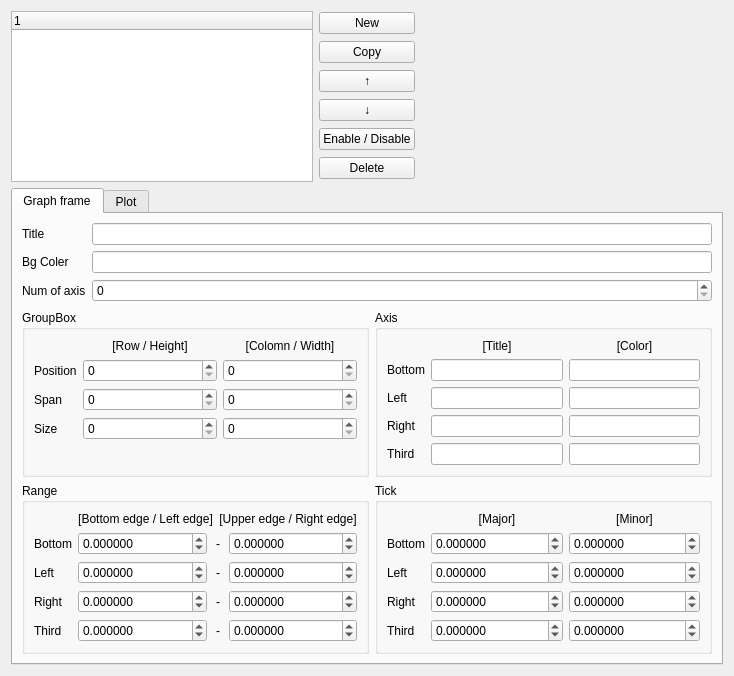
<?xml version="1.0" encoding="UTF-8"?>
<ui version="4.0">
 <class>Form</class>
 <widget class="QWidget" name="Form">
  <property name="geometry">
   <rect>
    <x>0</x>
    <y>0</y>
    <width>734</width>
    <height>676</height>
   </rect>
  </property>
  <property name="windowTitle">
   <string>Form</string>
  </property>
  <layout class="QVBoxLayout" name="verticalLayout">
   <item>
    <layout class="QHBoxLayout" name="upperLayout">
     <item>
      <widget class="QTreeWidget" name="graphTreeWidget">
       <property name="sizePolicy">
        <sizepolicy hsizetype="Expanding" vsizetype="Expanding">
         <horstretch>0</horstretch>
         <verstretch>0</verstretch>
        </sizepolicy>
       </property>
       <column>
        <property name="text">
         <string notr="true">1</string>
        </property>
       </column>
      </widget>
     </item>
     <item>
      <layout class="QVBoxLayout" name="graphTreeButtonLayout">
       <item>
        <widget class="QPushButton" name="graphNewButton">
         <property name="text">
          <string>New</string>
         </property>
        </widget>
       </item>
       <item>
        <widget class="QPushButton" name="graphCopyButton">
         <property name="text">
          <string>Copy</string>
         </property>
        </widget>
       </item>
       <item>
        <widget class="QPushButton" name="graphUpButton">
         <property name="text">
          <string>↑</string>
         </property>
        </widget>
       </item>
       <item>
        <widget class="QPushButton" name="graphDownButton">
         <property name="text">
          <string>↓</string>
         </property>
        </widget>
       </item>
       <item>
        <widget class="QPushButton" name="graphEnableButton">
         <property name="text">
          <string>Enable / Disable</string>
         </property>
        </widget>
       </item>
       <item>
        <widget class="QPushButton" name="graphDeleteButton">
         <property name="text">
          <string>Delete</string>
         </property>
        </widget>
       </item>
      </layout>
     </item>
     <item>
      <widget class="QStackedWidget" name="stackedWidget">
       <property name="sizePolicy">
        <sizepolicy hsizetype="Preferred" vsizetype="Preferred">
         <horstretch>0</horstretch>
         <verstretch>0</verstretch>
        </sizepolicy>
       </property>
       <property name="currentIndex">
        <number>1</number>
       </property>
       <widget class="QWidget" name="page1"/>
       <widget class="QWidget" name="page2"/>
      </widget>
     </item>
    </layout>
   </item>
   <item>
    <widget class="QTabWidget" name="tabWidget">
     <property name="currentIndex">
      <number>0</number>
     </property>
     <widget class="QWidget" name="tab">
      <attribute name="title">
       <string>Graph frame</string>
      </attribute>
      <layout class="QVBoxLayout" name="verticalLayout_3">
       <item>
        <layout class="QFormLayout" name="formLayout">
         <item row="0" column="0">
          <widget class="QLabel" name="label_6">
           <property name="text">
            <string>Title</string>
           </property>
          </widget>
         </item>
         <item row="0" column="1">
          <widget class="QLineEdit" name="titleEdit"/>
         </item>
         <item row="1" column="0">
          <widget class="QLabel" name="label_18">
           <property name="text">
            <string>Bg Coler</string>
           </property>
          </widget>
         </item>
         <item row="1" column="1">
          <widget class="QLineEdit" name="bgColorEdit"/>
         </item>
         <item row="2" column="0">
          <widget class="QLabel" name="label">
           <property name="text">
            <string>Num of axis</string>
           </property>
          </widget>
         </item>
         <item row="2" column="1">
          <widget class="QSpinBox" name="axisNumSpinBox"/>
         </item>
        </layout>
       </item>
       <item>
        <layout class="QGridLayout" name="gridLayout_2">
         <item row="0" column="1">
          <widget class="QGroupBox" name="groupBox_2">
           <property name="title">
            <string>Axis</string>
           </property>
           <layout class="QVBoxLayout" name="verticalLayout_8">
            <item>
             <layout class="QFormLayout" name="axisTitleSettingLayout">
              <property name="fieldGrowthPolicy">
               <enum>QFormLayout::AllNonFixedFieldsGrow</enum>
              </property>
              <item row="0" column="1">
               <layout class="QHBoxLayout" name="axisLayout">
                <item>
                 <widget class="QLabel" name="axisTitleEdit">
                  <property name="text">
                   <string>[Title]</string>
                  </property>
                  <property name="alignment">
                   <set>Qt::AlignCenter</set>
                  </property>
                 </widget>
                </item>
                <item>
                 <widget class="QLabel" name="axisTitleColorEdit">
                  <property name="text">
                   <string>[Color]</string>
                  </property>
                  <property name="alignment">
                   <set>Qt::AlignCenter</set>
                  </property>
                 </widget>
                </item>
               </layout>
              </item>
              <item row="1" column="0">
               <widget class="QLabel" name="xAxisLabel">
                <property name="text">
                 <string>Bottom</string>
                </property>
               </widget>
              </item>
              <item row="1" column="1">
               <layout class="QHBoxLayout" name="xAxisLayout">
                <item>
                 <widget class="QLineEdit" name="xAxisTitleEdit">
                  <property name="sizePolicy">
                   <sizepolicy hsizetype="Minimum" vsizetype="Fixed">
                    <horstretch>0</horstretch>
                    <verstretch>0</verstretch>
                   </sizepolicy>
                  </property>
                 </widget>
                </item>
                <item>
                 <widget class="QLineEdit" name="xAxisTitleColorEdit">
                  <property name="sizePolicy">
                   <sizepolicy hsizetype="Minimum" vsizetype="Fixed">
                    <horstretch>0</horstretch>
                    <verstretch>0</verstretch>
                   </sizepolicy>
                  </property>
                 </widget>
                </item>
               </layout>
              </item>
              <item row="2" column="0">
               <widget class="QLabel" name="y1AxisLabel">
                <property name="text">
                 <string>Left</string>
                </property>
               </widget>
              </item>
              <item row="2" column="1">
               <layout class="QHBoxLayout" name="y1AxisLayout">
                <item>
                 <widget class="QLineEdit" name="y1AxisTitleEdit">
                  <property name="sizePolicy">
                   <sizepolicy hsizetype="Minimum" vsizetype="Fixed">
                    <horstretch>0</horstretch>
                    <verstretch>0</verstretch>
                   </sizepolicy>
                  </property>
                 </widget>
                </item>
                <item>
                 <widget class="QLineEdit" name="y1AxisTitleColorEdit">
                  <property name="sizePolicy">
                   <sizepolicy hsizetype="Minimum" vsizetype="Fixed">
                    <horstretch>0</horstretch>
                    <verstretch>0</verstretch>
                   </sizepolicy>
                  </property>
                 </widget>
                </item>
               </layout>
              </item>
              <item row="3" column="0">
               <widget class="QLabel" name="y2AxisLabel">
                <property name="text">
                 <string>Right</string>
                </property>
               </widget>
              </item>
              <item row="3" column="1">
               <layout class="QHBoxLayout" name="y2AxisLayout">
                <item>
                 <widget class="QLineEdit" name="y2AxisTitleEdit">
                  <property name="sizePolicy">
                   <sizepolicy hsizetype="Minimum" vsizetype="Fixed">
                    <horstretch>0</horstretch>
                    <verstretch>0</verstretch>
                   </sizepolicy>
                  </property>
                 </widget>
                </item>
                <item>
                 <widget class="QLineEdit" name="y2AxisTitleColorEdit">
                  <property name="sizePolicy">
                   <sizepolicy hsizetype="Minimum" vsizetype="Fixed">
                    <horstretch>0</horstretch>
                    <verstretch>0</verstretch>
                   </sizepolicy>
                  </property>
                 </widget>
                </item>
               </layout>
              </item>
              <item row="4" column="0">
               <widget class="QLabel" name="y3AxisLabel">
                <property name="text">
                 <string>Third</string>
                </property>
               </widget>
              </item>
              <item row="4" column="1">
               <layout class="QHBoxLayout" name="y3AxisLayout">
                <item>
                 <widget class="QLineEdit" name="y3AxisTitleEdit">
                  <property name="sizePolicy">
                   <sizepolicy hsizetype="Minimum" vsizetype="Fixed">
                    <horstretch>0</horstretch>
                    <verstretch>0</verstretch>
                   </sizepolicy>
                  </property>
                 </widget>
                </item>
                <item>
                 <widget class="QLineEdit" name="y3AxisTitleColorEdit">
                  <property name="sizePolicy">
                   <sizepolicy hsizetype="Minimum" vsizetype="Fixed">
                    <horstretch>0</horstretch>
                    <verstretch>0</verstretch>
                   </sizepolicy>
                  </property>
                 </widget>
                </item>
               </layout>
              </item>
             </layout>
            </item>
           </layout>
          </widget>
         </item>
         <item row="0" column="0">
          <widget class="QGroupBox" name="groupBox">
           <property name="title">
            <string>GroupBox</string>
           </property>
           <layout class="QVBoxLayout" name="verticalLayout_7">
            <item>
             <layout class="QFormLayout" name="formLayout_2">
              <item row="3" column="0">
               <widget class="QLabel" name="label_2">
                <property name="text">
                 <string>Position</string>
                </property>
               </widget>
              </item>
              <item row="4" column="0">
               <widget class="QLabel" name="label_3">
                <property name="text">
                 <string>Span</string>
                </property>
               </widget>
              </item>
              <item row="5" column="0">
               <widget class="QLabel" name="label_4">
                <property name="text">
                 <string>Size</string>
                </property>
               </widget>
              </item>
              <item row="3" column="1">
               <layout class="QHBoxLayout" name="positionLayout">
                <item>
                 <widget class="QSpinBox" name="positionSpinBox1"/>
                </item>
                <item>
                 <widget class="QSpinBox" name="positionSpinBox2"/>
                </item>
               </layout>
              </item>
              <item row="4" column="1">
               <layout class="QHBoxLayout" name="spanLayout">
                <item>
                 <widget class="QSpinBox" name="spanSpinBox1"/>
                </item>
                <item>
                 <widget class="QSpinBox" name="spanSpinBox2"/>
                </item>
               </layout>
              </item>
              <item row="5" column="1">
               <layout class="QHBoxLayout" name="sizeLayout">
                <item>
                 <widget class="QSpinBox" name="sizeSpinBox1"/>
                </item>
                <item>
                 <widget class="QSpinBox" name="sizeSpinBox2"/>
                </item>
               </layout>
              </item>
              <item row="1" column="1">
               <layout class="QHBoxLayout" name="horizontalLayout_6">
                <item>
                 <widget class="QLabel" name="label_20">
                  <property name="text">
                   <string>[Row / Height]</string>
                  </property>
                  <property name="alignment">
                   <set>Qt::AlignCenter</set>
                  </property>
                 </widget>
                </item>
                <item>
                 <widget class="QLabel" name="label_19">
                  <property name="text">
                   <string>[Colomn / Width]</string>
                  </property>
                  <property name="alignment">
                   <set>Qt::AlignCenter</set>
                  </property>
                 </widget>
                </item>
               </layout>
              </item>
             </layout>
            </item>
           </layout>
          </widget>
         </item>
         <item row="1" column="1">
          <widget class="QGroupBox" name="groupBox_3">
           <property name="title">
            <string>Tick</string>
           </property>
           <layout class="QVBoxLayout" name="verticalLayout_9">
            <item>
             <layout class="QFormLayout" name="formLayout_3">
              <property name="fieldGrowthPolicy">
               <enum>QFormLayout::AllNonFixedFieldsGrow</enum>
              </property>
              <item row="0" column="1">
               <layout class="QHBoxLayout" name="horizontalLayout_3">
                <item>
                 <widget class="QLabel" name="label_11">
                  <property name="text">
                   <string>[Major]</string>
                  </property>
                  <property name="alignment">
                   <set>Qt::AlignCenter</set>
                  </property>
                 </widget>
                </item>
                <item>
                 <widget class="QLabel" name="label_12">
                  <property name="text">
                   <string>[Minor]</string>
                  </property>
                  <property name="alignment">
                   <set>Qt::AlignCenter</set>
                  </property>
                 </widget>
                </item>
               </layout>
              </item>
              <item row="1" column="0">
               <widget class="QLabel" name="label_13">
                <property name="text">
                 <string>Bottom</string>
                </property>
               </widget>
              </item>
              <item row="1" column="1">
               <layout class="QHBoxLayout" name="xTickLayout">
                <item>
                 <widget class="QDoubleSpinBox" name="xMajorTickSpinBox">
                  <property name="decimals">
                   <number>6</number>
                  </property>
                  <property name="minimum">
                   <double>-1000000000000.000000000000000</double>
                  </property>
                  <property name="maximum">
                   <double>1000000000000.000000000000000</double>
                  </property>
                 </widget>
                </item>
                <item>
                 <widget class="QDoubleSpinBox" name="xMinorTickSpinBox">
                  <property name="decimals">
                   <number>6</number>
                  </property>
                  <property name="minimum">
                   <double>-1000000000000.000000000000000</double>
                  </property>
                  <property name="maximum">
                   <double>1000000000000.000000000000000</double>
                  </property>
                 </widget>
                </item>
               </layout>
              </item>
              <item row="2" column="0">
               <widget class="QLabel" name="label_14">
                <property name="text">
                 <string>Left</string>
                </property>
               </widget>
              </item>
              <item row="2" column="1">
               <layout class="QHBoxLayout" name="y1TickLayout">
                <item>
                 <widget class="QDoubleSpinBox" name="y1MajorTickSpinBox">
                  <property name="decimals">
                   <number>6</number>
                  </property>
                  <property name="minimum">
                   <double>-1000000000000.000000000000000</double>
                  </property>
                  <property name="maximum">
                   <double>1000000000000.000000000000000</double>
                  </property>
                 </widget>
                </item>
                <item>
                 <widget class="QDoubleSpinBox" name="y1MinorTickSpinBox">
                  <property name="decimals">
                   <number>6</number>
                  </property>
                  <property name="minimum">
                   <double>-1000000000000.000000000000000</double>
                  </property>
                  <property name="maximum">
                   <double>1000000000000.000000000000000</double>
                  </property>
                 </widget>
                </item>
               </layout>
              </item>
              <item row="3" column="0">
               <widget class="QLabel" name="label_15">
                <property name="text">
                 <string>Right</string>
                </property>
               </widget>
              </item>
              <item row="3" column="1">
               <layout class="QHBoxLayout" name="y2TickLayout">
                <item>
                 <widget class="QDoubleSpinBox" name="y2MajorTickSpinBox">
                  <property name="decimals">
                   <number>6</number>
                  </property>
                  <property name="minimum">
                   <double>-1000000000000.000000000000000</double>
                  </property>
                  <property name="maximum">
                   <double>1000000000000.000000000000000</double>
                  </property>
                 </widget>
                </item>
                <item>
                 <widget class="QDoubleSpinBox" name="y2MinorTickSpinBox">
                  <property name="decimals">
                   <number>6</number>
                  </property>
                  <property name="minimum">
                   <double>-1000000000000.000000000000000</double>
                  </property>
                  <property name="maximum">
                   <double>1000000000000.000000000000000</double>
                  </property>
                 </widget>
                </item>
               </layout>
              </item>
              <item row="4" column="0">
               <widget class="QLabel" name="label_16">
                <property name="text">
                 <string>Third</string>
                </property>
               </widget>
              </item>
              <item row="4" column="1">
               <layout class="QHBoxLayout" name="y3TickLayout">
                <item>
                 <widget class="QDoubleSpinBox" name="y3MajorTickSpinBox">
                  <property name="decimals">
                   <number>6</number>
                  </property>
                  <property name="minimum">
                   <double>-1000000000000.000000000000000</double>
                  </property>
                  <property name="maximum">
                   <double>1000000000000.000000000000000</double>
                  </property>
                 </widget>
                </item>
                <item>
                 <widget class="QDoubleSpinBox" name="y3MinorTickSpinBox">
                  <property name="decimals">
                   <number>6</number>
                  </property>
                  <property name="minimum">
                   <double>-1000000000000.000000000000000</double>
                  </property>
                  <property name="maximum">
                   <double>1000000000000.000000000000000</double>
                  </property>
                 </widget>
                </item>
               </layout>
              </item>
             </layout>
            </item>
           </layout>
          </widget>
         </item>
         <item row="1" column="0">
          <widget class="QGroupBox" name="groupBox_4">
           <property name="title">
            <string>Range</string>
           </property>
           <layout class="QVBoxLayout" name="verticalLayout_10">
            <item>
             <layout class="QFormLayout" name="rangeSettingLayout">
              <property name="fieldGrowthPolicy">
               <enum>QFormLayout::AllNonFixedFieldsGrow</enum>
              </property>
              <item row="1" column="1">
               <layout class="QHBoxLayout" name="horizontalLayout_2">
                <item>
                 <widget class="QLabel" name="label_9">
                  <property name="text">
                   <string>[Bottom edge / Left edge]</string>
                  </property>
                  <property name="alignment">
                   <set>Qt::AlignCenter</set>
                  </property>
                 </widget>
                </item>
                <item>
                 <widget class="QLabel" name="label_8">
                  <property name="text">
                   <string>[Upper edge / Right edge]</string>
                  </property>
                  <property name="alignment">
                   <set>Qt::AlignCenter</set>
                  </property>
                 </widget>
                </item>
               </layout>
              </item>
              <item row="2" column="0">
               <widget class="QLabel" name="xRangeLabel">
                <property name="text">
                 <string>Bottom</string>
                </property>
               </widget>
              </item>
              <item row="2" column="1">
               <layout class="QHBoxLayout" name="xRangeLayout">
                <item>
                 <widget class="QDoubleSpinBox" name="xMinRangeSpinBox">
                  <property name="accelerated">
                   <bool>false</bool>
                  </property>
                  <property name="showGroupSeparator" stdset="0">
                   <bool>false</bool>
                  </property>
                  <property name="decimals">
                   <number>6</number>
                  </property>
                  <property name="minimum">
                   <double>-1000000000000.000000000000000</double>
                  </property>
                  <property name="maximum">
                   <double>1000000000000.000000000000000</double>
                  </property>
                 </widget>
                </item>
                <item>
                 <widget class="QLabel" name="xRangeLabel_2">
                  <property name="minimumSize">
                   <size>
                    <width>0</width>
                    <height>0</height>
                   </size>
                  </property>
                  <property name="maximumSize">
                   <size>
                    <width>10</width>
                    <height>16777215</height>
                   </size>
                  </property>
                  <property name="text">
                   <string>-</string>
                  </property>
                  <property name="alignment">
                   <set>Qt::AlignCenter</set>
                  </property>
                 </widget>
                </item>
                <item>
                 <widget class="QDoubleSpinBox" name="xMaxRangeSpinBox">
                  <property name="decimals">
                   <number>6</number>
                  </property>
                  <property name="minimum">
                   <double>-1000000000000.000000000000000</double>
                  </property>
                  <property name="maximum">
                   <double>1000000000000.000000000000000</double>
                  </property>
                 </widget>
                </item>
               </layout>
              </item>
              <item row="3" column="0">
               <widget class="QLabel" name="y1RangeLabel">
                <property name="text">
                 <string>Left</string>
                </property>
               </widget>
              </item>
              <item row="3" column="1">
               <layout class="QHBoxLayout" name="y1RangeLayout">
                <item>
                 <widget class="QDoubleSpinBox" name="y1MinRangeSpinBox">
                  <property name="decimals">
                   <number>6</number>
                  </property>
                  <property name="minimum">
                   <double>-1000000000000.000000000000000</double>
                  </property>
                  <property name="maximum">
                   <double>1000000000000.000000000000000</double>
                  </property>
                 </widget>
                </item>
                <item>
                 <widget class="QLabel" name="y1RangeLabel_2">
                  <property name="maximumSize">
                   <size>
                    <width>10</width>
                    <height>16777215</height>
                   </size>
                  </property>
                  <property name="text">
                   <string>-</string>
                  </property>
                  <property name="alignment">
                   <set>Qt::AlignCenter</set>
                  </property>
                 </widget>
                </item>
                <item>
                 <widget class="QDoubleSpinBox" name="y1MaxRangeSpinBox">
                  <property name="decimals">
                   <number>6</number>
                  </property>
                  <property name="minimum">
                   <double>-1000000000000.000000000000000</double>
                  </property>
                  <property name="maximum">
                   <double>1000000000000.000000000000000</double>
                  </property>
                 </widget>
                </item>
               </layout>
              </item>
              <item row="4" column="0">
               <widget class="QLabel" name="y2RangeLabel">
                <property name="text">
                 <string>Right</string>
                </property>
               </widget>
              </item>
              <item row="4" column="1">
               <layout class="QHBoxLayout" name="y2RangeLayout">
                <item>
                 <widget class="QDoubleSpinBox" name="y2MinRangeSpinBox">
                  <property name="decimals">
                   <number>6</number>
                  </property>
                  <property name="minimum">
                   <double>-1000000000000.000000000000000</double>
                  </property>
                  <property name="maximum">
                   <double>1000000000000.000000000000000</double>
                  </property>
                 </widget>
                </item>
                <item>
                 <widget class="QLabel" name="y2RangeLabel_2">
                  <property name="maximumSize">
                   <size>
                    <width>10</width>
                    <height>16777215</height>
                   </size>
                  </property>
                  <property name="text">
                   <string>-</string>
                  </property>
                  <property name="alignment">
                   <set>Qt::AlignCenter</set>
                  </property>
                 </widget>
                </item>
                <item>
                 <widget class="QDoubleSpinBox" name="y2MaxRangeSpinBox">
                  <property name="decimals">
                   <number>6</number>
                  </property>
                  <property name="minimum">
                   <double>-1000000000000.000000000000000</double>
                  </property>
                  <property name="maximum">
                   <double>1000000000000.000000000000000</double>
                  </property>
                  <property name="value">
                   <double>0.000000000000000</double>
                  </property>
                 </widget>
                </item>
               </layout>
              </item>
              <item row="5" column="0">
               <widget class="QLabel" name="y3RangeLabel">
                <property name="text">
                 <string>Third</string>
                </property>
               </widget>
              </item>
              <item row="5" column="1">
               <layout class="QHBoxLayout" name="y3RangeLayout">
                <item>
                 <widget class="QDoubleSpinBox" name="y3MinRangeSpinBox">
                  <property name="decimals">
                   <number>6</number>
                  </property>
                  <property name="minimum">
                   <double>-1000000000000.000000000000000</double>
                  </property>
                  <property name="maximum">
                   <double>1000000000000.000000000000000</double>
                  </property>
                 </widget>
                </item>
                <item>
                 <widget class="QLabel" name="y3RangeLabel_2">
                  <property name="minimumSize">
                   <size>
                    <width>0</width>
                    <height>0</height>
                   </size>
                  </property>
                  <property name="maximumSize">
                   <size>
                    <width>10</width>
                    <height>16777215</height>
                   </size>
                  </property>
                  <property name="text">
                   <string>-</string>
                  </property>
                  <property name="alignment">
                   <set>Qt::AlignCenter</set>
                  </property>
                 </widget>
                </item>
                <item>
                 <widget class="QDoubleSpinBox" name="y3MaxRangeSpinBox">
                  <property name="decimals">
                   <number>6</number>
                  </property>
                  <property name="minimum">
                   <double>-1000000000000.000000000000000</double>
                  </property>
                  <property name="maximum">
                   <double>1000000000000.000000000000000</double>
                  </property>
                 </widget>
                </item>
               </layout>
              </item>
             </layout>
            </item>
           </layout>
          </widget>
         </item>
        </layout>
       </item>
      </layout>
     </widget>
     <widget class="QWidget" name="tab_2">
      <attribute name="title">
       <string>Plot</string>
      </attribute>
      <layout class="QVBoxLayout" name="verticalLayout_6">
       <item>
        <layout class="QHBoxLayout" name="horizontalLayout_9">
         <item>
          <widget class="QTreeWidget" name="plotTreeWidget">
           <property name="sizePolicy">
            <sizepolicy hsizetype="Expanding" vsizetype="Expanding">
             <horstretch>0</horstretch>
             <verstretch>0</verstretch>
            </sizepolicy>
           </property>
           <column>
            <property name="text">
             <string notr="true">1</string>
            </property>
           </column>
          </widget>
         </item>
         <item>
          <layout class="QVBoxLayout" name="verticalLayout_11">
           <item>
            <widget class="QPushButton" name="plotNewButton">
             <property name="text">
              <string>New</string>
             </property>
            </widget>
           </item>
           <item>
            <widget class="QPushButton" name="plotCopyButton">
             <property name="text">
              <string>Copy</string>
             </property>
            </widget>
           </item>
           <item>
            <widget class="QPushButton" name="plotUpButton">
             <property name="text">
              <string>↑</string>
             </property>
            </widget>
           </item>
           <item>
            <widget class="QPushButton" name="plotDownButton">
             <property name="text">
              <string>↓</string>
             </property>
            </widget>
           </item>
           <item>
            <widget class="QPushButton" name="plotEnableButton">
             <property name="text">
              <string>Enable / Disable</string>
             </property>
            </widget>
           </item>
           <item>
            <widget class="QPushButton" name="plotDeleteButton">
             <property name="text">
              <string>Delete</string>
             </property>
            </widget>
           </item>
          </layout>
         </item>
        </layout>
       </item>
       <item>
        <layout class="QFormLayout" name="formLayout_4">
         <item row="2" column="0">
          <widget class="QLabel" name="xyLabel">
           <property name="text">
            <string>X : Y</string>
           </property>
          </widget>
         </item>
         <item row="4" column="0">
          <widget class="QLabel" name="yAxisLabel">
           <property name="text">
            <string>Y axis</string>
           </property>
          </widget>
         </item>
         <item row="2" column="1">
          <layout class="QHBoxLayout" name="xySettingLayout">
           <item>
            <widget class="QComboBox" name="xComboBox"/>
           </item>
           <item>
            <widget class="QLabel" name="xySpacerLabel">
             <property name="maximumSize">
              <size>
               <width>10</width>
               <height>16777215</height>
              </size>
             </property>
             <property name="text">
              <string>:</string>
             </property>
             <property name="alignment">
              <set>Qt::AlignCenter</set>
             </property>
            </widget>
           </item>
           <item>
            <widget class="QComboBox" name="yComboBox"/>
           </item>
          </layout>
         </item>
         <item row="3" column="0">
          <widget class="QLabel" name="dataScopeLabel_2">
           <property name="text">
            <string>Data Scope</string>
           </property>
          </widget>
         </item>
         <item row="4" column="1">
          <widget class="QComboBox" name="yAxisComboBox"/>
         </item>
         <item row="3" column="1">
          <layout class="QHBoxLayout" name="dataScopeLayout">
           <item>
            <widget class="QSpinBox" name="dataScopeSpinBox1">
             <property name="minimum">
              <number>-1</number>
             </property>
             <property name="maximum">
              <number>99999999</number>
             </property>
            </widget>
           </item>
           <item>
            <widget class="QLabel" name="dataScopeLabel">
             <property name="maximumSize">
              <size>
               <width>10</width>
               <height>16777215</height>
              </size>
             </property>
             <property name="text">
              <string>-</string>
             </property>
             <property name="alignment">
              <set>Qt::AlignCenter</set>
             </property>
            </widget>
           </item>
           <item>
            <widget class="QSpinBox" name="dataScopeSpinBox2">
             <property name="minimum">
              <number>-1</number>
             </property>
             <property name="maximum">
              <number>99999999</number>
             </property>
            </widget>
           </item>
          </layout>
         </item>
         <item row="0" column="0">
          <widget class="QLabel" name="styleLabel">
           <property name="text">
            <string>Style</string>
           </property>
          </widget>
         </item>
         <item row="0" column="1">
          <widget class="QComboBox" name="styleComboBox"/>
         </item>
         <item row="1" column="0">
          <widget class="QLabel" name="plotColorLabel">
           <property name="text">
            <string>Color</string>
           </property>
          </widget>
         </item>
         <item row="1" column="1">
          <widget class="QLineEdit" name="plotColorEdit"/>
         </item>
        </layout>
       </item>
      </layout>
     </widget>
    </widget>
   </item>
  </layout>
 </widget>
 <resources/>
 <connections/>
</ui>
